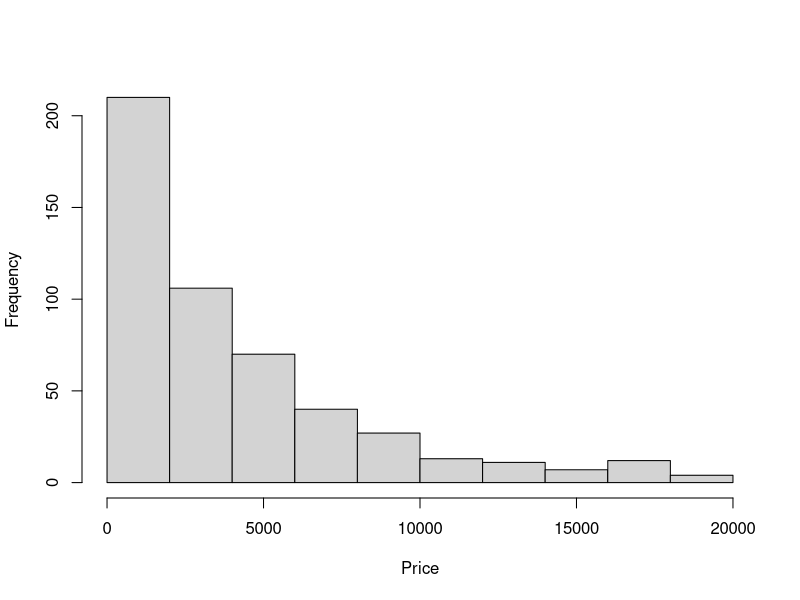
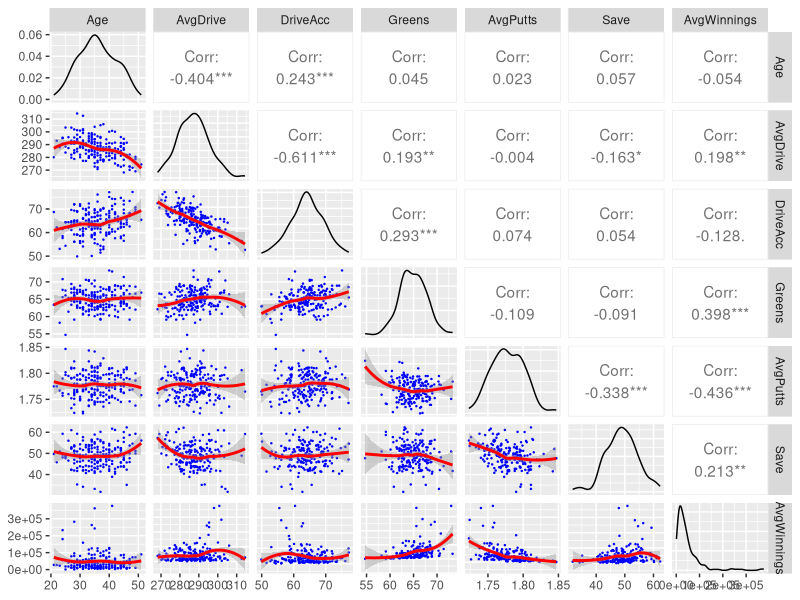

R code for these plots, in order:
## ---- chunk 1
knitr::opts_chunk$set(echo = TRUE)
## ---- chunk 2
library(ggplot2)
set.seed(1234)
price<-sample(diamonds$price,500)
hist(price,xlab="Price",main="")
## ---- chunk 3
quantile(price,probs=.9)
## ---- chunk 4
set.seed(1234)
n_iter <- 1000
boot_perc <- numeric(n_iter)
for(i in 1:n_iter){
  boot_sample <- sample(price, length(price), replace=TRUE)
  boot_perc[i] <- quantile(boot_sample, probs=0.9)
}
ci <- quantile(boot_perc, probs=c(0.025, 0.975))
ci
summary(ci)
## ---- chunk 5
library(GGally)
setwd("/Users/Owner/git/School/DS6372_Applied_Statistics/Unit 3/hw/")
golf<-read.csv("GolfData2.csv")

#Getting fancy
lowerFn <- function(data, mapping, method = "lm", ...) {
  p <- ggplot(data = data, mapping = mapping) +
    geom_point(colour = "blue",size=.2) +
    geom_smooth(method = loess, color = "red", ...)
  p
}


ggpairs(golf[,c(2:7,11)],lower=list(continuous=lowerFn),progress = F)

## ---- chunk 6
set.seed(1234)
library(boot)

# Define model formula
formula <- AvgWinnings ~ AvgDrive + DriveAcc + Greens + AvgPutts + Save + Age

# Bootstrap function
boot_fn <- function(data, indices) {
  d <- data[indices, ]
  coef(lm(formula, data = d))
}

# Apply bootstrapping
results <- boot(golf, statistic = boot_fn, R = 1000)
boot.ci_fn <- function(coef_num) quantile(results$t[,coef_num], probs=c(.025,.975))
cis <- sapply(1:7, boot.ci_fn) # including the intercept as column 1

names(coef(lm(formula, data = golf)))
cis # Each column is a predictor, rows are lower and upper bounds


## ---- chunk 7
summary(golf$AvgPutts)
